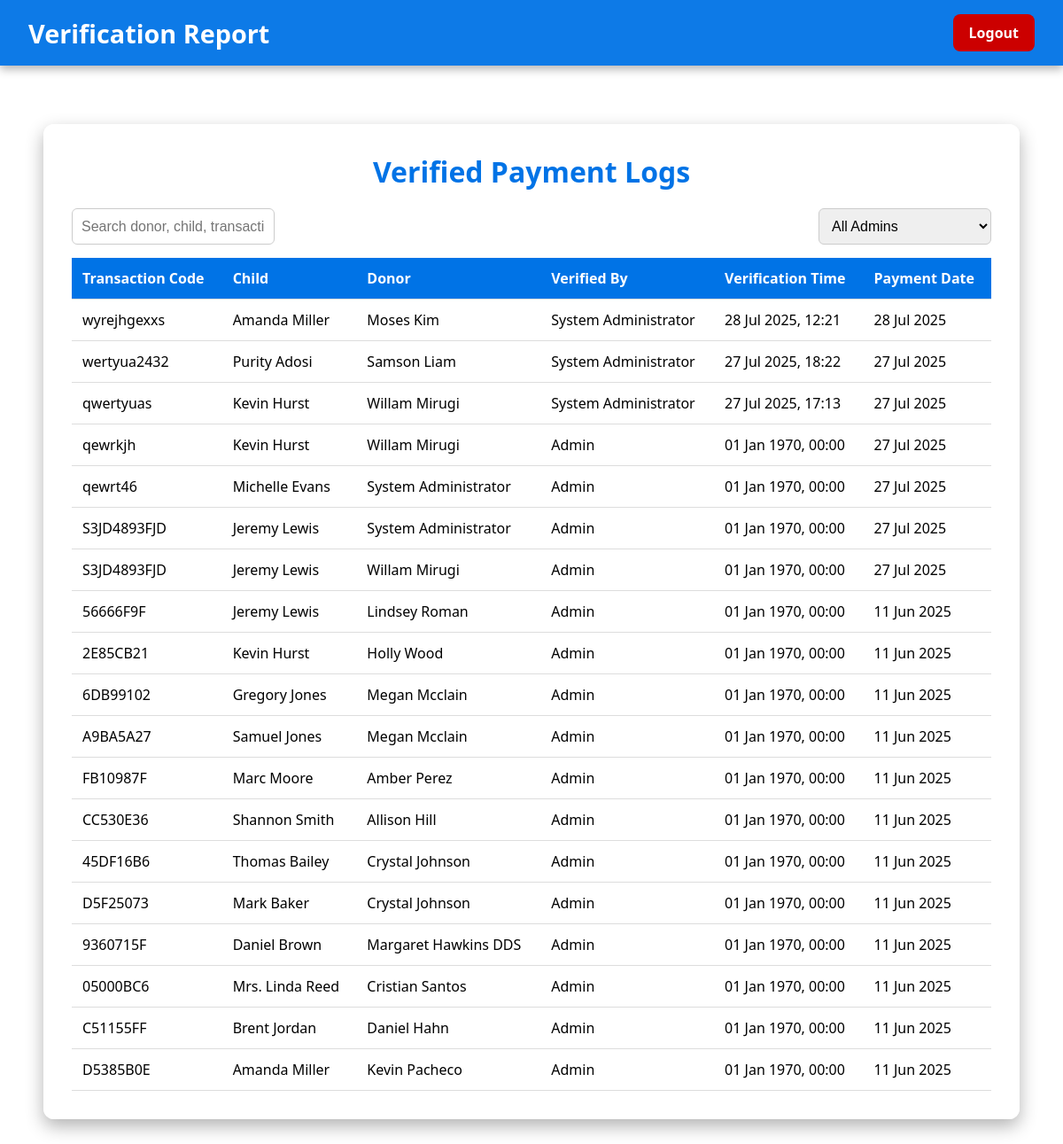
/report-verification.php (signed in), run on the app's committed database.
### tables this page shows
CREATE TABLE `payments` (
  `paymentID` int(11) NOT NULL,
  `userID` int(11) DEFAULT NULL,
  `childID` int(11) DEFAULT NULL,
  `transaction_code` varchar(100) NOT NULL,
  `payment_method` enum('bank','paybill','paypal') DEFAULT NULL,
  `verified` tinyint(1) DEFAULT 0,
  `payment_date` timestamp NOT NULL DEFAULT current_timestamp(),
  `Payment_Amount` text DEFAULT NULL,
  `verified_by` int(11) DEFAULT NULL,
  `verified_at` datetime DEFAULT NULL
);

CREATE TABLE `children` (
  `childID` int(11) NOT NULL,
  `fullName` varchar(100) NOT NULL,
  `level_of_learning` enum('Primary','High School','University') NOT NULL,
  `academic_progress` text DEFAULT NULL,
  `annual_fees` decimal(10,2) NOT NULL,
  `health_status` text DEFAULT NULL,
  `is_disabled` tinyint(1) DEFAULT 0,
  `hobbies` text DEFAULT NULL,
  `background` text DEFAULT NULL,
  `created_at` timestamp NOT NULL DEFAULT current_timestamp(),
  `birthdate` date DEFAULT NULL,
  `image_path` varchar(255) DEFAULT NULL,
  `document_path` varchar(255) DEFAULT NULL,
  `is_funded` tinyint(1) DEFAULT 0
);

CREATE TABLE `users` (
  `userID` int(11) NOT NULL,
  `fullName` varchar(100) NOT NULL,
  `email` varchar(100) NOT NULL,
  `passwordHash` varchar(255) NOT NULL,
  `role` enum('admin','donor') DEFAULT 'donor',
  `created_at` timestamp NOT NULL DEFAULT current_timestamp()
);

### report-verification.php (the view, shortened to what this page needs)
<?php
require 'db_connect.php';
$query = "SELECT
            p.transaction_code,
            p.payment_date,
            p.verified_at,
            p.verified_by,
            u.fullName AS donorName,
            a.fullName AS adminName,
            c.fullName AS childName
          FROM Payments p
          JOIN Users u ON p.userID = u.userID
          JOIN Children c ON p.childID = c.childID
          LEFT JOIN Users a ON p.verified_by = a.userID
          WHERE p.verified = 1
          ORDER BY p.verified_at DESC";
$result = $conn->query($query);
?>
<!DOCTYPE html>
<html lang="en">
<head>
</head>
<body>
    <div class="top-nav">
        <h1>Verification Report</h1>
        <a href="logout.php" class="logout-btn">Logout</a>
    </div>
    <div class="container">
        <div class="report-box">
            <h2>Verified Payment Logs</h2>
            <div class="search-filter">
                <input type="text" id="searchInput" placeholder="Search donor, child, transaction..." onkeyup="filterTable()">
                <select id="adminFilter" onchange="filterTable()">
                    <option value="">All Admins</option>
                </select>
            </div>
            <?php if ($result->num_rows > 0): ?>
                <table id="verificationTable">
                    <tr>
                        <th>Transaction Code</th>
                        <th>Child</th>
                        <th>Donor</th>
                        <th>Verified By</th>
                        <th>Verification Time</th>
                        <th>Payment Date</th>
                    </tr>
                    <?php while ($row = $result->fetch_assoc()): ?>
                        <tr>
                            <td><?php echo htmlspecialchars($row['transaction_code']); ?></td>
                            <td><?php echo htmlspecialchars($row['childName']); ?></td>
                            <td><?php echo htmlspecialchars($row['donorName']); ?></td>
                            <td><?php echo htmlspecialchars($row['adminName'] ?? 'Admin'); ?></td>
                            <td><?php echo date("d M Y, H:i", strtotime($row['verified_at'])); ?></td>
                            <td><?php echo date("d M Y", strtotime($row['payment_date'])); ?></td>
                        </tr>
                    <?php endwhile; ?>
                </table>
            <?php else: ?>
                <p class="no-data">No verifications found.</p>
            <?php endif; ?>
        </div>
    </div>
</body>
</html>

### report-verification.php (style rules this page uses)
* { margin: 0; padding: 0; box-sizing: border-box; }
body { font-family: 'Segoe UI', sans-serif; height: 100vh; background: url('images/verification-bg.jpg') no-repeat center center fixed; background-size: cover; display: flex; flex-direction: column; }
.top-nav { position: fixed; top: 0; left: 0; width: 100%; background: rgba(0, 115, 230, 0.95); padding: 1rem 2rem; display: flex; justify-content: space-between; align-items: center; color: white; z-index: 1000; box-shadow: 0 4px 10px rgba(0, 0, 0, 0.3); }
.top-nav h1 { font-size: 1.8rem; }
.top-nav a.logout-btn { background: #cc0000; color: white; padding: 10px 18px; border-radius: 8px; text-decoration: none; font-weight: bold; transition: background 0.3s ease, transform 0.2s ease; }
.container { flex: 1; padding: 140px 20px 40px; display: flex; justify-content: center; }
.report-box { background: rgba(255, 255, 255, 0.95); width: 95%; max-width: 1800px; padding: 2rem; border-radius: 12px; box-shadow: 0 8px 20px rgba(0, 0, 0, 0.3); animation: fadeIn 0.8s ease; }
.report-box h2 { text-align: center; font-size: 2rem; color: #0073e6; margin-bottom: 20px; }
.search-filter { display: flex; flex-wrap: wrap; justify-content: space-between; margin-bottom: 15px; gap: 10px; }
.search-filter input, .search-filter select { padding: 10px; font-size: 1rem; border: 1px solid #ccc; border-radius: 6px; }
table { width: 100%; border-collapse: collapse; font-size: 1rem; }
th, td { padding: 12px; text-align: left; border-bottom: 1px solid #ddd; }
th { background: #0073e6; color: white; }

### data on the page
payments: transaction_code "wyrejhgexxs", childID.fullName "Amanda Miller", userID.fullName "Moses Kim", users.fullName "System Administrator", verified_at "28 Jul 2025, 12:21", payment_date "28 Jul 2025"
payments: transaction_code "wertyua2432", childID.fullName "Purity Adosi", userID.fullName "Samson Liam", users.fullName "System Administrator", verified_at "27 Jul 2025, 18:22", payment_date "27 Jul 2025"
payments: transaction_code "qwertyuas", childID.fullName "Kevin Hurst", userID.fullName "Willam Mirugi", users.fullName "System Administrator", verified_at "27 Jul 2025, 17:13", payment_date "27 Jul 2025"
payments: transaction_code "qewrkjh", childID.fullName "Kevin Hurst", userID.fullName "Willam Mirugi", adminName "Admin", verified_at "01 Jan 1970, 00:00", payment_date "27 Jul 2025"
payments: transaction_code "qewrt46", childID.fullName "Michelle Evans", userID.fullName "System Administrator", adminName "Admin", verified_at "01 Jan 1970, 00:00", payment_date "27 Jul 2025"
payments: transaction_code "S3JD4893FJD", childID.fullName "Jeremy Lewis", userID.fullName "System Administrator", adminName "Admin", verified_at "01 Jan 1970, 00:00", payment_date "27 Jul 2025"
payments: transaction_code "S3JD4893FJD", childID.fullName "Jeremy Lewis", userID.fullName "Willam Mirugi", adminName "Admin", verified_at "01 Jan 1970, 00:00", payment_date "27 Jul 2025"
payments: transaction_code "56666F9F", childID.fullName "Jeremy Lewis", userID.fullName "Lindsey Roman", adminName "Admin", verified_at "01 Jan 1970, 00:00", payment_date "11 Jun 2025"
payments: transaction_code "2E85CB21", childID.fullName "Kevin Hurst", userID.fullName "Holly Wood", adminName "Admin", verified_at "01 Jan 1970, 00:00", payment_date "11 Jun 2025"
payments: transaction_code "6DB99102", childID.fullName "Gregory Jones", userID.fullName "Megan Mcclain", adminName "Admin", verified_at "01 Jan 1970, 00:00", payment_date "11 Jun 2025"
payments: transaction_code "A9BA5A27", childID.fullName "Samuel Jones", userID.fullName "Megan Mcclain", adminName "Admin", verified_at "01 Jan 1970, 00:00", payment_date "11 Jun 2025"
payments: transaction_code "FB10987F", childID.fullName "Marc Moore", userID.fullName "Amber Perez", adminName "Admin", verified_at "01 Jan 1970, 00:00", payment_date "11 Jun 2025"
payments: transaction_code "CC530E36", childID.fullName "Shannon Smith", userID.fullName "Allison Hill", adminName "Admin", verified_at "01 Jan 1970, 00:00", payment_date "11 Jun 2025"
payments: transaction_code "45DF16B6", childID.fullName "Thomas Bailey", userID.fullName "Crystal Johnson", adminName "Admin", verified_at "01 Jan 1970, 00:00", payment_date "11 Jun 2025"
payments: transaction_code "D5F25073", childID.fullName "Mark Baker", userID.fullName "Crystal Johnson", adminName "Admin", verified_at "01 Jan 1970, 00:00", payment_date "11 Jun 2025"
payments: transaction_code "9360715F", childID.fullName "Daniel Brown", userID.fullName "Margaret Hawkins DDS", adminName "Admin", verified_at "01 Jan 1970, 00:00", payment_date "11 Jun 2025"
payments: transaction_code "05000BC6", childID.fullName "Mrs. Linda Reed", userID.fullName "Cristian Santos", adminName "Admin", verified_at "01 Jan 1970, 00:00", payment_date "11 Jun 2025"
payments: transaction_code "C51155FF", childID.fullName "Brent Jordan", userID.fullName "Daniel Hahn", adminName "Admin", verified_at "01 Jan 1970, 00:00", payment_date "11 Jun 2025"
payments: transaction_code "D5385B0E", childID.fullName "Amanda Miller", userID.fullName "Kevin Pacheco", adminName "Admin", verified_at "01 Jan 1970, 00:00", payment_date "11 Jun 2025"
